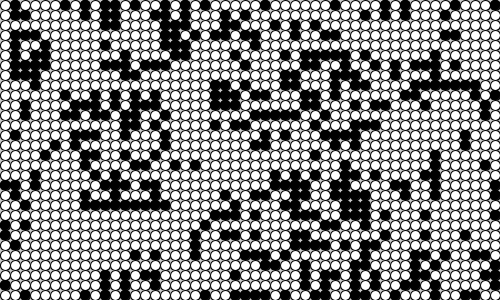
Frame 1 (no input)
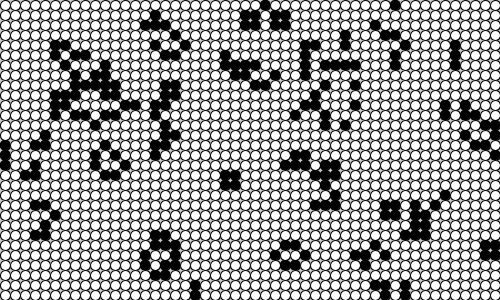
Frame 60 (the mouse pressed at the canvas centre just before this capture)
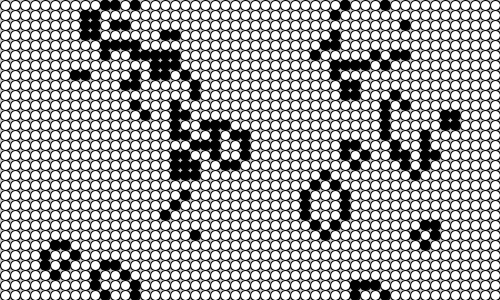
Frame 120 (the mouse held since frame 60 and released just before this capture)

The Processing sketch that drew these frames (run headless with seeded random() and noise(); from frame 60 on, the mouse is pressed at the canvas centre):

// Processing sketch: cell_automaton_gol
// ── cell_automaton_gol.pde
Cell[][] _cellArray;
int _cellSize = 10;
int _numX, _numY;

void setup() {
  size(500, 300);
  _numX = floor(width / _cellSize);
  _numY = floor(height / _cellSize);
  restart();
}

void restart() {
  _cellArray = new Cell[_numX][_numY];
  for (int x = 0; x < _numX; ++x) {
    for (int y = 0; y < _numY; ++y) {
      _cellArray[x][y] = new Cell(x, y);
    }
  }
  
  for (int x = 0; x < _numX; ++x) {
    for (int y = 0; y < _numY; ++y) {
      
      int above = y - 1;
      int below = y + 1;
      int left = x - 1;
      int right = x + 1;
      
      if (above < 0) {
        above = _numY - 1;
      }
      if (below ==  _numY) {
        below = 0;
      }
      if (left < 0) {
        left = _numX - 1;
      }
      if (right ==  _numX) {
        right = 0;
      }
      
      _cellArray[x][y].addNeighbour(_cellArray[left][above]);
      _cellArray[x][y].addNeighbour(_cellArray[left][y]);
      _cellArray[x][y].addNeighbour(_cellArray[left][below]);
      _cellArray[x][y].addNeighbour(_cellArray[x][below]);
      _cellArray[x][y].addNeighbour(_cellArray[right][below]);
      _cellArray[x][y].addNeighbour(_cellArray[right][y]);
      _cellArray[x][y].addNeighbour(_cellArray[right][above]);
      _cellArray[x][y].addNeighbour(_cellArray[x][above]);
      
    }
  }
}

void draw() {
  background(200);
  
  for (int x = 0; x < _numX; ++x) {
    for (int y = 0; y < _numY; ++y) {
      _cellArray[x][y].calcNextState();
    }
  }
  translate(_cellSize / 2, _cellSize / 2);
  for (int x = 0; x < _numX; ++x) {
    for (int y = 0; y < _numY; ++y) {
      _cellArray[x][y].drawMe();
    }
  }
  
}

void mousePressed() {
  restart();
}

//= = = = = = = = = = = = = = = = = = = = = = = = = = = = object
class Cell {
  float x,y;
  boolean state;
  boolean nextState;
  Cell[] neighbours;
  
  Cell(float ex, float why) {
    x = ex * _cellSize;
    y = why * _cellSize;
    if (random(2) > 1) {
      nextState = true;
    } else {
      nextState = false;
    }
    state = nextState;
    neighbours = new Cell[0];
  }
  
  void addNeighbour(Cell cell) {
    neighbours = (Cell[])append(neighbours, cell);
  }
  void calcNextState() {
    int liveCount = 0;
    for (int i = 0; i < neighbours.length; ++i) {
      if (neighbours[i].state == true) {
        liveCount++;
      }
    }
    if (state == true) {
      if ((liveCount ==  2) || (liveCount ==  3)) {
        nextState = true;
      } else{
        nextState = false;
      }
    } else {
      if (liveCount ==  3) {
        nextState = true;
      } else{
        nextState = false;
      }
    }
  }
  
  void drawMe() {
    state = nextState;
    stroke(0);
    if (state == true) {
      fill(0);
    } else {
      fill(255);
    }
    ellipse(x, y, _cellSize, _cellSize);
    ellipse(x, y, _cellSize,_cellSize);
  }
}
